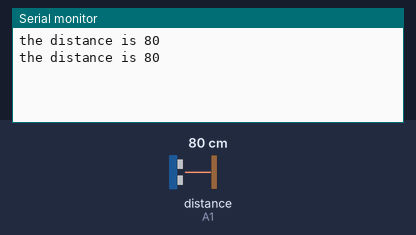
Recording of a sketch running on a simulated Arduino Uno, built with avr-gcc and run on an emulated ATmega328P. On the bench: the last lines printed to the serial monitor. Inputs (shaded band) come from the test bench; at power-on: distance to the obstacle (sensor on A1) 80 cm.

Above: at 1.9 s.
2.0 s: distance to the obstacle (sensor on A1) set to 2 cm
At 3.2 s:
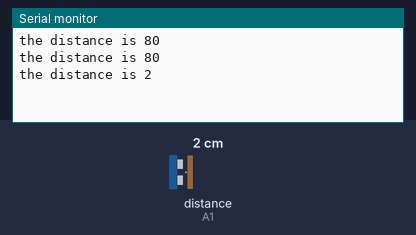
3.5 s: distance to the obstacle (sensor on A1) set to 4 cm
At 3.5 s:
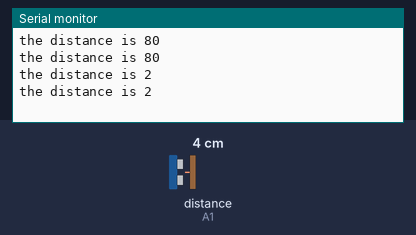
Timing chart, 0 to 6.5 s (numbered marks = the images above; inputs shaded):
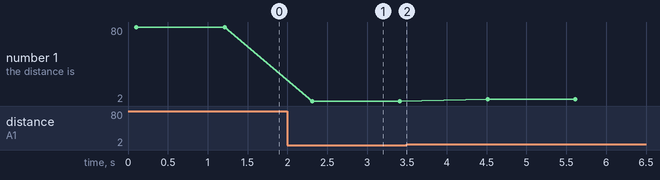

Measured:
- after the input at 2.0 s, the serial monitor: prints a new line after 0.31 s (image 1)
- plotted number 1: 80 → 2 after the input at 2.0 s, 2 → 4 after the input at 3.5 s

The sketch:

sketch_jul08c.ino
```cpp
#include<Ultrasonic.h>


Ultrasonic ultrasonic(A0,A1);//Init an Ultrasonic object
// Distance;
void setup() {
Serial.begin(9600);
}

void loop()
{
int Distance=ultrasonic.Ranging(CM);//get the current result;
 delay(100);
 Serial.print("the distance is ");
 Serial.println(Distance);
 delay(1000);
}
```
